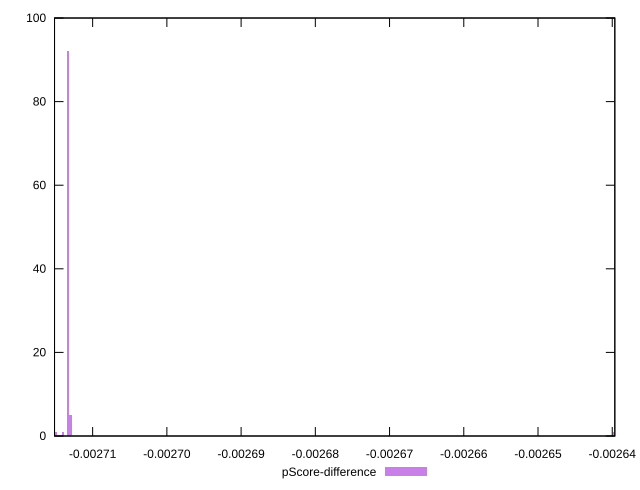

This figure's gnuplot source:
reset

$pScoreDifference <<EOF
-0.002639729882207003 1
-0.002713337420129494 92
-0.0027130102755165047 5
-0.002714973143194438 1
-0.0027139917093554713 1
EOF

set key outside below
set boxwidth 3.271446129888466e-7
set xrange [-0.002715134727176674:-0.0026396521122573208]
set yrange [0:100]
set trange [0:100]
set style fill transparent solid 0.5 noborder
set terminal svg size 640, 490 enhanced background rgb 'white'
set output "report_00018_2021-02-10T15-25-16.877Z/uses-long-cache-ttl/samples/pages+cached+noadtech+nomedia/pScore-difference/histogram.svg"

plot $pScoreDifference title "pScore-difference" with boxes

reset
